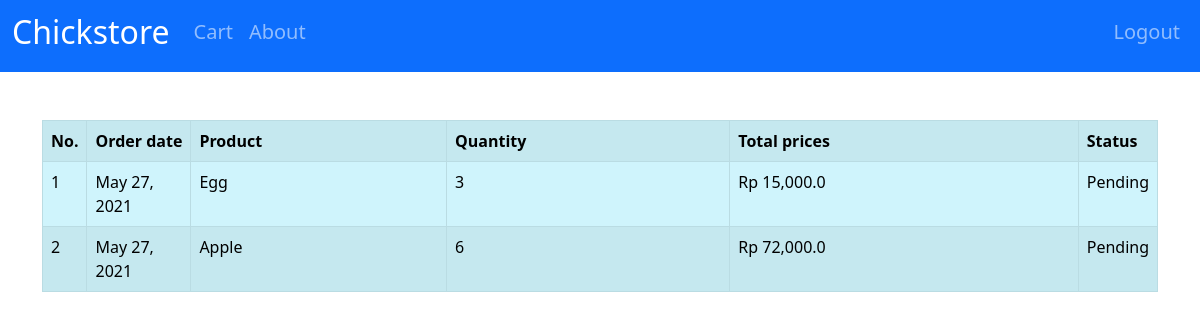
The page /orders/9 (signed in) on the database its author committed.
### account/models.py (models this page shows, shortened)
class Order(models.Model):
    ORDERSTATS = (('Pending', 'Pending'), ('In Delivery', 'In Delivery'),)
    customer = models.ForeignKey(
        Account, related_name="order", on_delete=models.SET_NULL, null=True)
    product = models.ForeignKey(
        Product, related_name="order", on_delete=SET_NULL, null=True)
    status = models.CharField(max_length=200, choices=ORDERSTATS)
    order_date = models.DateField(auto_now_add=True, null=True)
    quantity = models.IntegerField(null=True)
    price_sum = models.FloatField(null=True)

class Product(models.Model):
    name = models.CharField(max_length=200)
    price = models.BigIntegerField()
    extra = models.CharField(max_length=200)
    picture = models.ImageField(
        upload_to='products', default='products/no_pic.jpg', validators=[validate_image])

### account/views.py (the view)
# urls.py: path('orders/<customer>', views.orders, name='orders'),
@login_required(login_url='login')
def orders(request, customer):
    orders = Order.objects.filter(customer=customer)
    context = {
        "orders": orders
    }
    return render(request, 'chickstore/orders.html', context)

### templates/chickstore/orders.html
{% extends 'common/base.html' %}
{% load humanize %}
{% block content %}
{% if orders %}
    <table class="table table-striped table-bordered table-info mt-5">
        <tr>
            <th class="fit">
                No.
            </th>
            <th class="fit">
                Order date
            </th>
            <th>
                Product
            </th>
            <th>
                Quantity
            </th>
            <th>
                Total prices
            </th>
            <th class="fit">
                Status
            </th>
        </tr>
        {% for order in orders%}
            <tr>
                <td>
                    {{forloop.counter}}
                </td>
                <td>
                    {{order.order_date}}
                </td>
                <td>
                    {{order.product.name}}
                </td>
                <td>
                    {{order.quantity}}
                </td>
                <td>
                    Rp {{order.price_sum|intcomma}}
                </td>
                <td>
                    {{order.status}}
                </td>
            </tr>
        {% endfor %}
    </table>
{% else %}
    <h4>No Orders available</h4>
{% endif %}
{% endblock %}

### static/style.css (style rules this page uses)
.table td.fit, .table th.fit { white-space: nowrap; width: 1%; }

### rows shown on the page
Order: order_date "May 27, 2021", product.name "Egg", quantity "3", price_sum "15,000.0", status "Pending"
Order: order_date "May 27, 2021", product.name "Apple", quantity "6", price_sum "72,000.0", status "Pending"
